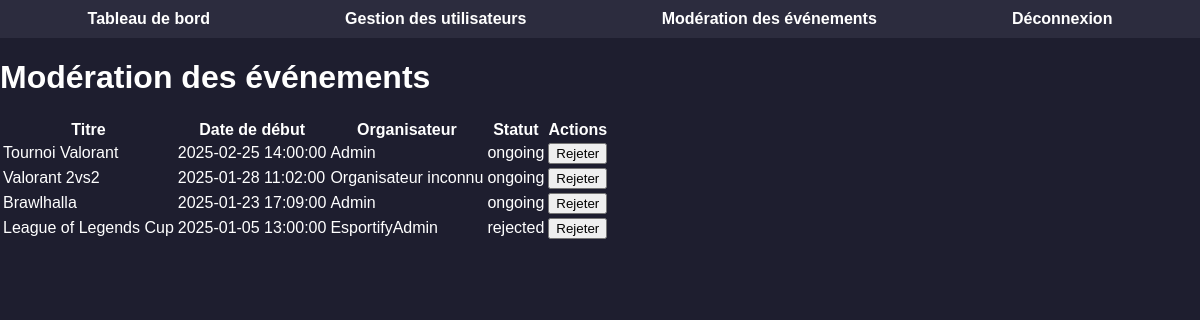
The app's page /Admin/moderate_events.php (signed in) with its own data.
### tables this page shows
CREATE TABLE `events` (
  `id` int NOT NULL,
  `title` varchar(255) NOT NULL DEFAULT 'Titre manquant',
  `description` text,
  `date_start` datetime NOT NULL,
  `date_end` datetime NOT NULL,
  `organizer` varchar(50) DEFAULT NULL,
  `max_players` int DEFAULT NULL,
  `current_players` int DEFAULT '0',
  `is_visible` tinyint(1) DEFAULT '1',
  `status` enum('pending','ongoing','completed','rejected') DEFAULT 'pending',
  `organizer_id` int NOT NULL
);

### Admin/moderate_events.php (the view, shortened to what this page needs)
<?php
$host = 'localhost';
$dbname = 'esportify';
$username = 'root';
$password = '';
try {
    $pdo = new PDO("mysql:host=$host;dbname=$dbname", $username, $password);
    $pdo->setAttribute(PDO::ATTR_ERRMODE, PDO::ERRMODE_EXCEPTION);
} catch (PDOException $e) {
    die("Erreur de connexion : " . $e->getMessage());
}
$stmt = $pdo->prepare("SELECT id, title, date_start, organizer, status FROM events ORDER BY date_start DESC");
$stmt->execute();
$events = $stmt->fetchAll(PDO::FETCH_ASSOC);
?>
<!DOCTYPE html>
<html lang="fr">
<head>
    <link rel="stylesheet" href="../Index.css">
</head>
<body>
<header>
    <nav>
        <ul>
            <li><a href="../login/role/admin_dashboard.php">Tableau de bord</a></li>
            <li><a href="user_management.php">Gestion des utilisateurs</a></li>
            <li><a href="moderate_events.php">Modération des événements</a></li>
            <li><a href="../login/logout.php">Déconnexion</a></li>
        </ul>
    </nav>
</header>
<main>
    <h1>Modération des événements</h1>
    <?php if (empty($events)): ?>
        <p>Aucun événement à modérer pour le moment.</p>
    <?php else: ?>
        <table>
            <thead>
            <tr>
                <th>Titre</th>
                <th>Date de début</th>
                <th>Organisateur</th>
                <th>Statut</th>
                <th>Actions</th>
            </tr>
            </thead>
            <tbody>
            <?php foreach ($events as $event): ?>
                <tr>
                    <td><?= htmlspecialchars($event['title'] ?? 'Titre inconnu'); ?></td>
                    <td><?= htmlspecialchars($event['date_start'] ?? 'Date inconnue'); ?></td>
                    <td><?= htmlspecialchars($event['organizer'] ?? 'Organisateur inconnu'); ?></td>
                    <td><?= htmlspecialchars($event['status']); ?></td>
                    <td>
                        <form action="update_event_status.php" method="POST" style="display:inline;">
                            <button type="submit" name="status" value="rejected" class="button danger">Rejeter</button>
                        </form>
                    </td>
                </tr>
            <?php endforeach; ?>
            </tbody>
        </table>
    <?php endif; ?>
</main>
</body>
</html>

### Index.css (style rules this page uses)
body { margin: 0; font-family: Arial, sans-serif; color: #ffffff; background-color: #1e1e2f; }
header { background: #2c2c3e; padding: 10px 20px; }
nav ul { list-style: none; display: flex; justify-content: space-around; margin: 0; padding: 0; }
nav a { color: #ffffff; text-decoration: none; font-weight: bold; }

### records on screen
events: title "Tournoi Valorant", date_start "2025-02-25 14:00:00", organizer "Admin", status "ongoing"
events: title "Valorant 2vs2", date_start "2025-01-28 11:02:00", organizer "Organisateur inconnu", status "ongoing"
events: title "Brawlhalla", date_start "2025-01-23 17:09:00", organizer "Admin", status "ongoing"
events: title "League of Legends Cup", date_start "2025-01-05 13:00:00", organizer "EsportifyAdmin", status "rejected"
